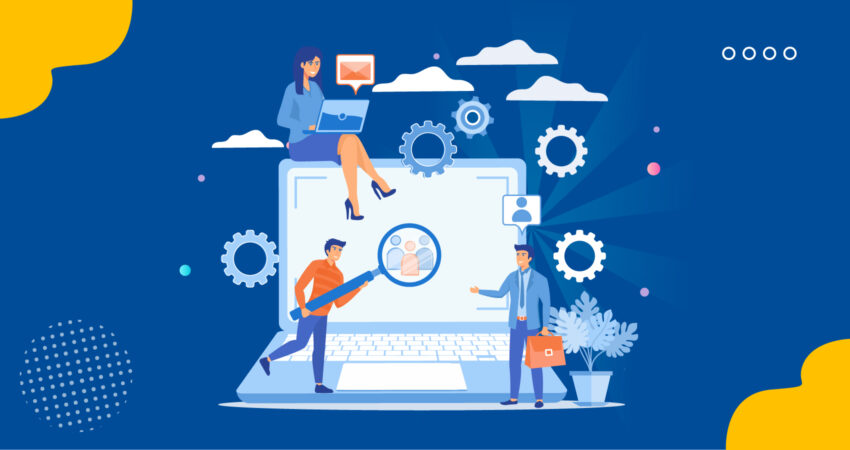
%> input picture 1st_exp/bb.jpg, 850 x 450 px
$ octave practice_2.m   (GNU Octave 9; MATLAB toolbox functions it lacks are replaced by stand-ins)
%> lines starting %> are read from the running program, lines starting %| are printed output that depends on the picture
img=imread('C:\Users\vignan\Desktop\dip\1st_exp\bb.jpg');
%> img is the input picture: size 450x850x3 uint8; mean R, G, B 60.4, 115.4, 164.1
subplot(2,2,1);
imshow(img);
title('Original Image');
i=rgb2gray(img);
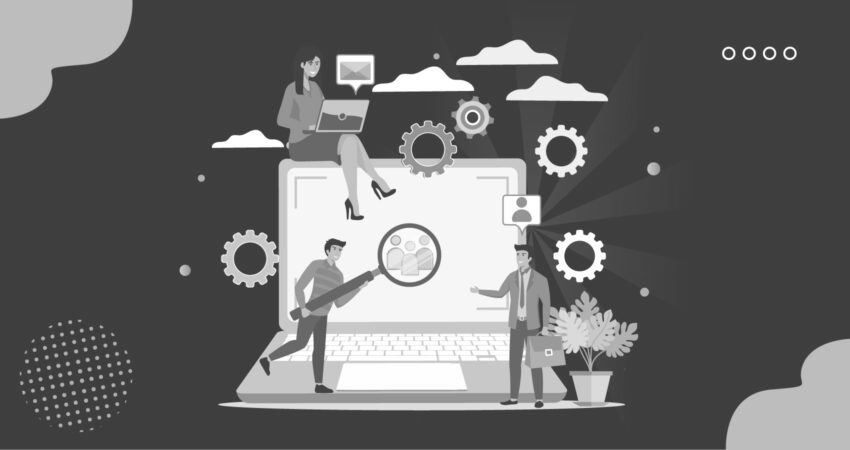
%> i: size 450x850 uint8; min 48, max 255, mean 104.5
c=edge(i,'canny');
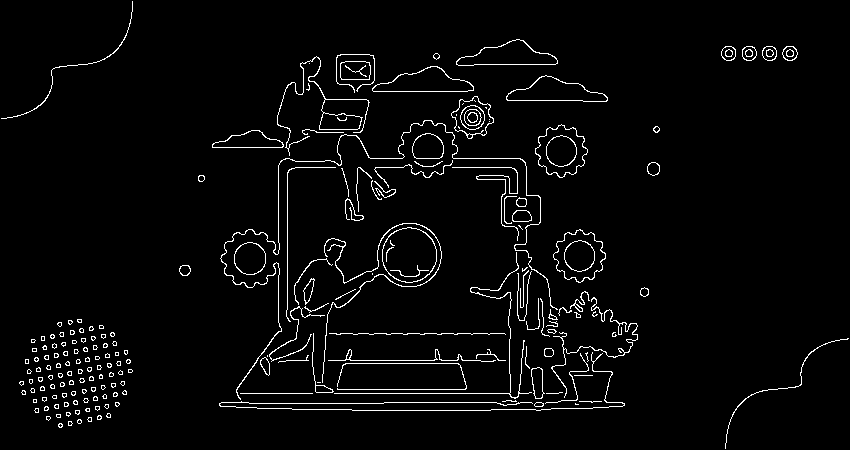
%> c: size 450x850 logical; 3.2% white in thin lines or dots
subplot(2,2,2);
imshow(c);
title('Edge Detection');
